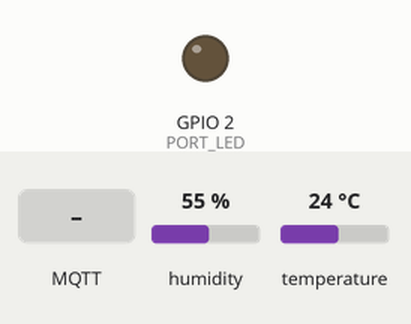
Bench run of a sketch on a simulated ESP32. Parts: output pins drawn as LEDs (lit = HIGH). Inputs (shaded band) come from the test bench; at power-on: humidity 55 %, temperature 24 °C. WiFi joins after 1.5 s; servers stay silent unless stated; no MQTT or app messages arrive unless stated; what the sketch prints to the serial monitor is not drawn.

Above: at 2.7 s.
2.8 s: MQTT message "1" arrives on the first subscribed topic
At 7.9 s:
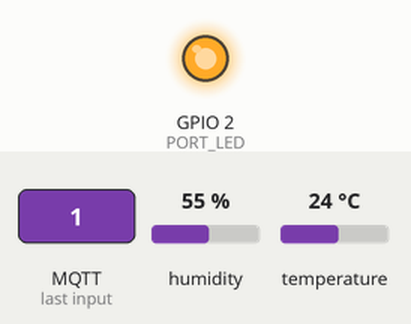
16.3 s: MQTT message "on" arrives on the first subscribed topic
21.9 s: MQTT message "off" arrives on the first subscribed topic
Timing chart, 0 to 34.5 s (numbered marks = the images above; inputs shaded):
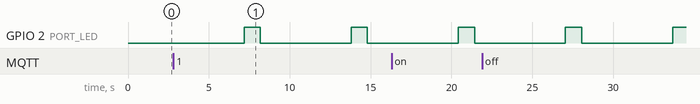

Measured:
- by itself, GPIO 2 (PORT_LED): alternates HIGH for 1.0 s and LOW for 5.6 s

The sketch:

MQTT_LolinPub_PhSub2.ino
```cpp
#include <WiFi.h>
#include <PubSubClient.h>
#include "DHT.h"
#include <stdio.h>

#define DHTPIN 0
#define DHTTYPE DHT11
#define PORT_LED 2

// Wifi AP 에 연결하기 위한 정보 (본인의 환경에 맞게 수정 필요)
const char* SSID = "Moon";
const char* PASS = "moonmoon";
const char* SERVER = "192.168.137.51";
const int PORT = 1883;  // MQTT 통신에서 기본으로 사용하는 포트번호


DHT dht(DHTPIN, DHTTYPE);
WiFiClient espClient;
PubSubClient client(espClient);


void callback(char* topic, byte* payload, unsigned int length)
{
  char str[64];

  memset(str, 0x00, sizeof(str));

  Serial.println(sizeof(str));
  Serial.print("Message arrived [");
  Serial.print(topic);
  Serial.print("] ");

  for (int i = 0; i < length; i++) {
    Serial.print((char)payload[i]);
    str[i] = (char)payload[i];
  }
  Serial.println();
}


void setup()
{
  pinMode(PORT_LED, OUTPUT);
  pinMode(DHTPIN, INPUT);
  Serial.begin(115200);
  dht.begin();

  // Wifi AP 연결 시도
  WiFi.begin(SSID, PASS);

  // 연결될 때까지 재시도
  while (WiFi.status() != WL_CONNECTED) {
    delay(500);
    Serial.println("Connecting to AP...");
  }

  Serial.println("Connected to AP!!");

  // MQTT 연결을 초기화 하고, 콜백함수를 연결
  client.setServer(SERVER, PORT);
  client.setCallback(callback);

  // MQTT 브로커 서버가 연결 될때까지 대기.
  while (!client.connected()) {
    Serial.println("Connecting to MQTT...");

    if (client.connect("ESP32Client")) {
      Serial.println("Connected!!");
    } else {
      Serial.print("Failure on connect (");
      Serial.print(client.state());
      Serial.println(")");
      delay(2000);
    }
  }

  client.subscribe("IHome/DHT2");
}

void loop()
{
  static int i = 0;
  char buffer[128];
  i++;

  if (i >= 5000)
  {
    // dht센서로 부터 습도와 온도를 읽어서 로컬변수에 저장
    float humid = dht.readHumidity();
    float tempC = dht.readTemperature();

    // 읽은 값이 정상적인 실수숫자인지 검사.
    // 비정상값이면 에러출력 후, 리턴됨
    if (isnan(humid) || isnan(tempC))
    {
      Serial.print("fail to read DHT.");
      delay(1000);
      return;
    }
    Serial.print("습도 : ");
    Serial.print(humid);
    Serial.print("온도 : ");
    Serial.println(tempC);

    // 버퍼를 초기화 하고, 센서로 부터 읽은 값으로 문자열 생성
    memset(buffer, 0, sizeof(buffer));
    sprintf(buffer, "습도 : %2.1f, 온도 : %2.1f", humid, tempC);

    // MQTT 브로커로 문자열 발행
    client.publish("IHome/DHT", buffer);

    digitalWrite(PORT_LED, 1);
    delay(1000);
    digitalWrite(PORT_LED, 0);
    i = 0;
  }

  client.loop();
  delay(1);
}
```
